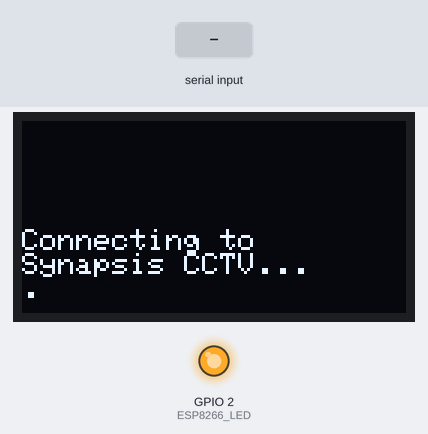
A sketch run on a simulated ESP32. On the bench: 128×64 one-colour display, output pins drawn as LEDs (lit = HIGH). The test bench sets the inputs (shaded band). WiFi joins after 1.5 s; servers stay silent unless stated; random numbers use the default seed unless the sketch sets one; no MQTT or app messages arrive unless stated.

Above: at 0.6 s.
At 2.0 s:
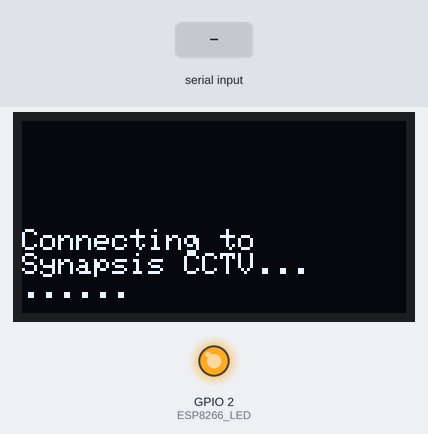
3.4 s: "node: \n" received over Serial
At 4.2 s:
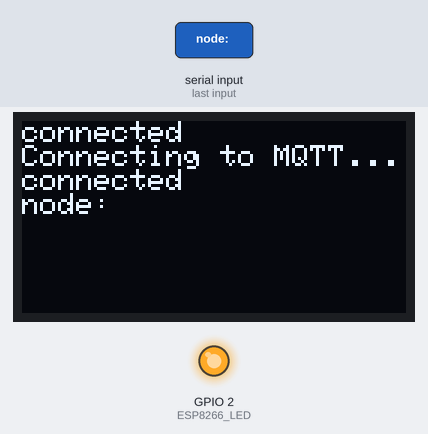
4.9 s: "1\n" received over Serial
Timing chart, 0 to 7.9 s (numbered marks = the images above; inputs shaded):
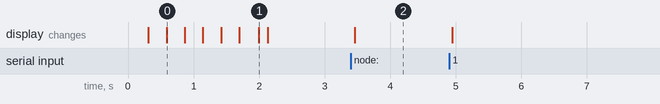

Measured:
- after the input at 3.4 s, the display: changes after 0.06 s (image 2)

The sketch:

Gateway.ino
```cpp
#define IOTEXPERIMENTER

#include <WiFi.h>              // Built-in
#include <SPI.h>
#include <Wire.h>
#ifdef IOTEXPERIMENTER
#include <Adafruit_GFX.h>
//#include <Adafruit_NeoPixel.h>
#include <Adafruit_SSD1306.h>
#endif
#include <PubSubClient.h>

#ifdef IOTEXPERIMENTER
#define OLED
#define SCREEN_WIDTH 128 // OLED display width, in pixels
#define SCREEN_HEIGHT 64 // OLED display height, in pixels

// Declaration for an SSD1306 display connected to I2C (SDA, SCL pins)
Adafruit_SSD1306 display(SCREEN_WIDTH, SCREEN_HEIGHT, &Wire, -1);
#define LED_PIN 15
//Adafruit_NeoPixel led = Adafruit_NeoPixel(1, LED_PIN, NEO_RGB + NEO_KHZ800);
#endif

const char* ssid = "Synapsis CCTV";
const char* password = "synaps1s21";
const char* mqtt_server = "test.mosquitto.org";
int mqtt_port = 1883;
const char* mqtt_username = "";
const char* mqtt_password = "";
const char* dataTopic = "node/otvjmujcuh/data";

WiFiClient espClient;
PubSubClient mqtt_client(espClient);
char data[128];

// Connect to MQTT broker
void mqtt_connect() {
  // Loop until we're reconnected
  while (!mqtt_client.connected()) {
    log("Connecting to MQTT...");
    // Attempt to connect
    String mqtt_clientId = "mesh_gateway-";
    mqtt_clientId += String(random(0xffff), HEX);
    if (mqtt_client.connect(mqtt_clientId.c_str(), mqtt_username, mqtt_password)) {
      log("connected");
    } else {
      log("failed, rc=", false);
      log(mqtt_client.state());
      delay(2000);
    }
  }
}

void setup()   {
  pinMode(2, OUTPUT); // ESP8266 LED
  digitalWrite(2, LOW);
  delay(200);
  digitalWrite(2, HIGH);

  Serial.begin(115200);
  while (!Serial);

#ifdef IOTEXPERIMENTER
  //led.begin();
  //led.show(); // Initialize all pixels to 'off'

  display.begin(SSD1306_SWITCHCAPVCC, 0x3C, false);
  display.clearDisplay();
  display.setTextSize(1);
  display.setTextColor(WHITE);
  display.setCursor(0, 36);
#endif

  log("Connecting to ");
  log(ssid, false);
  log("...");

  WiFi.mode(WIFI_STA);
  WiFi.begin(ssid, password);
  while (WiFi.status() != WL_CONNECTED) {
    delay(250);
    log(".", false);
  }
  log("");
  log("connected");

  mqtt_client.setServer(mqtt_server, mqtt_port);
  mqtt_connect();
}

void log(const char *s) {
#ifdef OLED
  if (display.getCursorY() > 58) {
    display.clearDisplay();
    display.setCursor(0, 0);
  }
  display.println(s);
  display.display(); delay(1);
#endif
}

void log(const char *s, boolean newline) {
  if (newline) {
    return log(s);
  }
#ifdef OLED
  if (display.getCursorY() > 58) {
    display.clearDisplay();
    display.setCursor(0, 0);
  }
  display.print(s);
  display.display(); delay(1);
#endif
}


void loop() {
  if (!mqtt_client.connected()) {
    mqtt_connect();
  }
  mqtt_client.loop();

  delay(50); // Give the ESP time to handle network.

  if (Serial.available()) {
    Serial.setTimeout(100);
    String s = Serial.readStringUntil('\n');
    log(s.c_str());
    if (s.startsWith("node: ")) {
      String data;
      int end = s.indexOf('\r');
      if (end > 0) {
        data = s.substring(6, end);
      } else {
        data = s.substring(6);
      }
      mqtt_client.publish(dataTopic, data.c_str());
    }
  }
}
```
